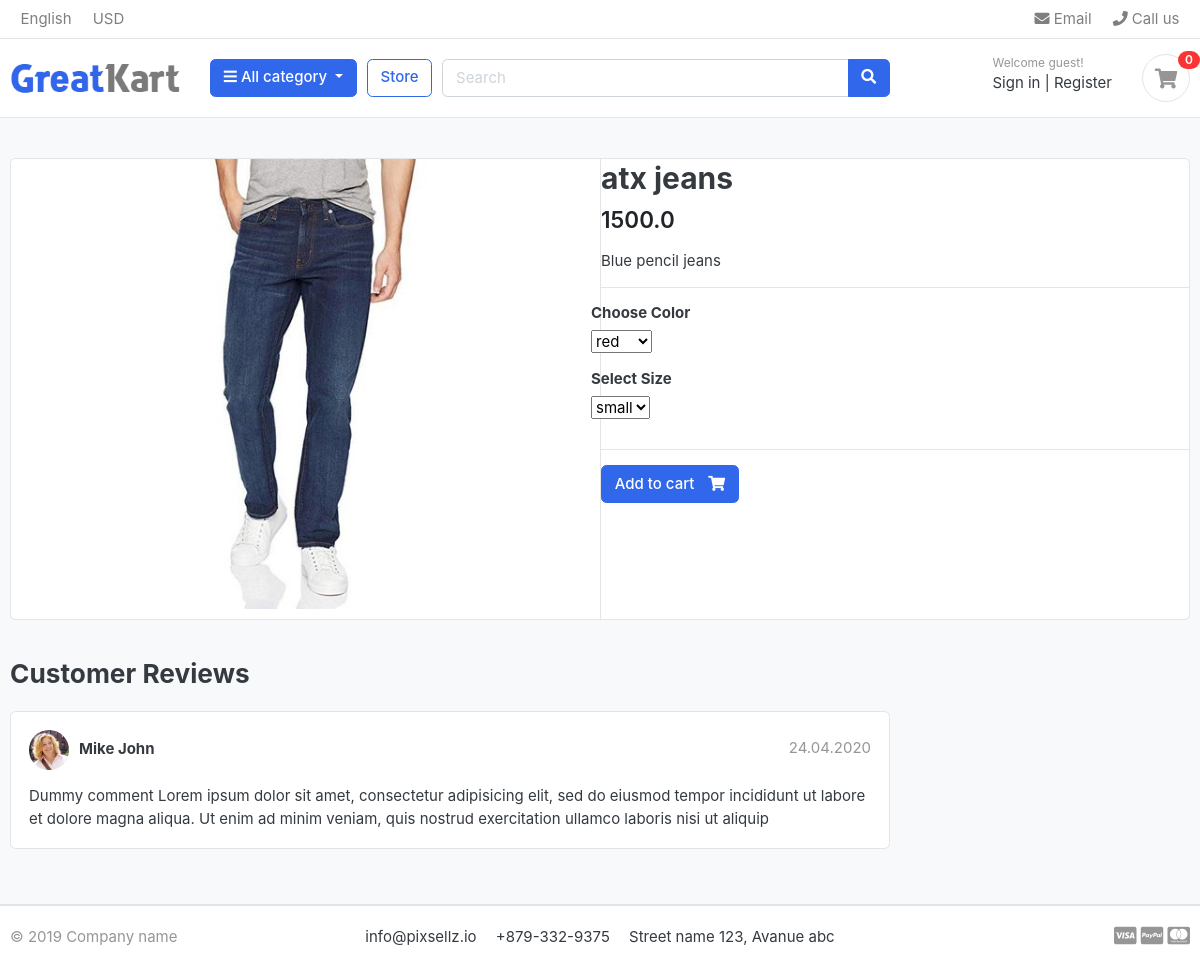
The page /store/store/product_detail/jeans/atx-jeans/ on the database its author committed.
### store/models.py (models this page shows, shortened)
class Product(models.Model):
    product_name=models.CharField(max_length=255)
    product_slug=models.SlugField(max_length=50,null=True,blank=True)
    price=models.FloatField()
    stock=models.IntegerField()
    desc=models.TextField(max_length=255)
    image=models.ImageField(upload_to='product/images')
    category=models.ForeignKey(Category,on_delete=models.CASCADE)
    date_time=models.DateTimeField(auto_now_add=True)
    update_at=models.DateTimeField(auto_now=True)

class Variation(models.Model):
    product=models.ForeignKey(Product,on_delete=models.CASCADE)
    variation_category=models.CharField(max_length=100,choices=variation_category_choice)
    variation_value=models.CharField(max_length=100)
    is_active=models.BooleanField(default=True)
    created_date=models.DateTimeField(auto_now=True)
    def __str__(self):
        return self.variation_value

### store/views.py (the view)
# urls.py: path('store/product_detail/<str:cat_slug>/<str:product_slug>/',views.product_detail,name="product_detail")
def product_detail(request,cat_slug,product_slug):
    single_prod=Product.objects.get(category__cat_slug=cat_slug,product_slug=product_slug)
    print(single_prod.product_name)
    variations=Variation.objects.filter(product=single_prod.id)
    print(variations)
    colors=[]
    sizes=[]
    for i in variations:
        if i.variation_category == 'color':
            colors.append(i.variation_value)
        elif i.variation_category == 'size':
            sizes.append(i.variation_value)
    context={
        'single_product':single_prod,
        'colors':colors,
        'sizes':sizes,
    }
    return render(request,'store/product_detail.html',context)

### cart/context_processors.py (called while the page is built, shortened)
def counter(request):
    cart_count=0
    try:
        if request.user.is_authenticated:
            cart_item=CartItem.objects.filter(user=request.user)
            cart_count=0
            for item in cart_item:
              cart_count=cart_count+item.quantity
        else:
            cart=Cart.objects.get(cart_id=_cart_id(request))
            cart_items=CartItem.objects.filter(cart=cart)
            cart_count=0
            for item in cart_items:
                cart_count=cart_count+item.quantity
    except Cart.DoesNotExist:
        cart_count=0
    return dict(count=cart_count)

### cart/views.py (called while the page is built)
def _cart_id(request):
    cart=request.session.session_key
    if not cart:
        request.session.create()
        cart = request.session.session_key
    return cart

### store/context_processors.py (called while the page is built)
def categories(request):
    categories=Category.objects.all()
    return dict(cat=categories)

### templates/store/product_detail.html (shortened to what this page needs)
{% extends 'base.html' %}
{% load static %}
{% block content %}
<section class="section-content padding-y bg">
    <div class="container">
    <div class="card">
        <div class="row no-gutters">
            <aside class="col-md-6">
    <article class="gallery-wrap">
        <div class="img-big-wrap">
           <a href="#"><img src="{{single_product.image.url}}"></a>
        </div>
    </article>
            </aside>
            <main class="col-md-6 border-left">
    <form method="POST" action="{% url 'add_cart' single_product.id %}">
    <h2 class="title">{{single_product.product_name}}</h2>
    <div class="mb-3">
        <var class="price h4">{{single_product.price}}</var>
    </div>
    <p>{{single_product.desc}}</p>
    <hr>
        <div class="row">
            <div class="item-option-select">
            {% if colors %}
                <h6>Choose Color</h6>
                <select name="colors">
                 {% for color in colors %}
                    <option value={{color}}>{{color}}</option>
                    {% endfor %}
                </select>
                {% endif %}
            </div>
        </div>
        <div class="row">
            <div class="item-option-select">
            {% if sizes %}
                <h6>Select Size</h6>
                <select name="sizes">
                {% for size in sizes %}
                    <option value={{size}}>{{size}}</option>
                    {% endfor %}
                </select>
                {% endif %}
            </div>
        </div>
        <hr>
        <button type="submit" class="btn  btn-primary"> <span class="text">Add to cart</span> <i class="fas fa-shopping-cart"></i>  </button>
    </form>
            </main>
        </div>
    </div>
    <br>
    <div class="row">
                <div class="col-md-9">
        <header class="section-heading">
            <h3>Customer Reviews </h3>
        </header>
        <article class="box mb-3">
            <div class="icontext w-100">
                <img src="{% static './images/avatars/avatar1.jpg' %}" class="img-xs icon rounded-circle">
                <div class="text">
                    <span class="date text-muted float-md-right">24.04.2020 </span>
                    <h6 class="mb-1">Mike John </h6>
                </div>
            </div>
            <div class="mt-3">
                <p>
                    Dummy comment Lorem ipsum dolor sit amet, consectetur adipisicing elit, sed do eiusmod
                    tempor incididunt ut labore et dolore magna aliqua. Ut enim ad minim veniam,
                    quis nostrud exercitation ullamco laboris nisi ut aliquip
                </p>
            </div>
        </article>
        </div>
    </div>
    </div>
    </section>
{% endblock %}

### static/css/ui.css (style rules this page uses)
html { font-family: "Inter", sans-serif; font-size: 15px; }
.img-xs, .img-sm, .img-md, .img-lg { -o-object-fit: cover; object-fit: cover; flex-shrink: 0; flex-grow: 0; }
.img-xs { width: 40px; height: 40px; }
.padding-y { padding-top: 40px; padding-bottom: 40px; }
var { font-style: normal; }
article:after, .form-group:after { display: block; clear: both; content: ""; }
.bg { background-color: #f8f9fa; }
.section-heading { margin-bottom: 20px; margin-top: 15px; }
p:last-child { margin-bottom: 0; }
.btn .text + i { margin-left: 10px; }
.icontext { display: inline-flex; align-items: center; vertical-align: middle; }
.icontext .text { width: 100%; line-height: 1.2; }
.icontext .icon { position: relative; margin-right: 10px; flex-shrink: 0; flex-grow: 0; }
.price { font-weight: 600; color: #212529; }
.box { padding: 18px; background: #fff; border-radius: 0.37rem; border: 1px solid #e4e4e4; }
.box img { max-width: 100%; }
.gallery-wrap .img-big-wrap { margin-bottom: 10px; border-radius: 0.37rem; overflow: hidden; background-color: #fff; }
.gallery-wrap .img-big-wrap a { text-align: center; display: block; }
.gallery-wrap .img-big-wrap img { height: 450px; width: auto; display: inline-block; }
.item-option-select { margin-bottom: 1rem; display: inline-block; margin-right: 15px; }

### rows shown on the page
Product: image (picture), product_name "atx jeans", price "1500.0", desc "Blue pencil jeans"
Variation: colors "red"
Variation: sizes "small"

### other values the page prints
{{ count }} "0"
